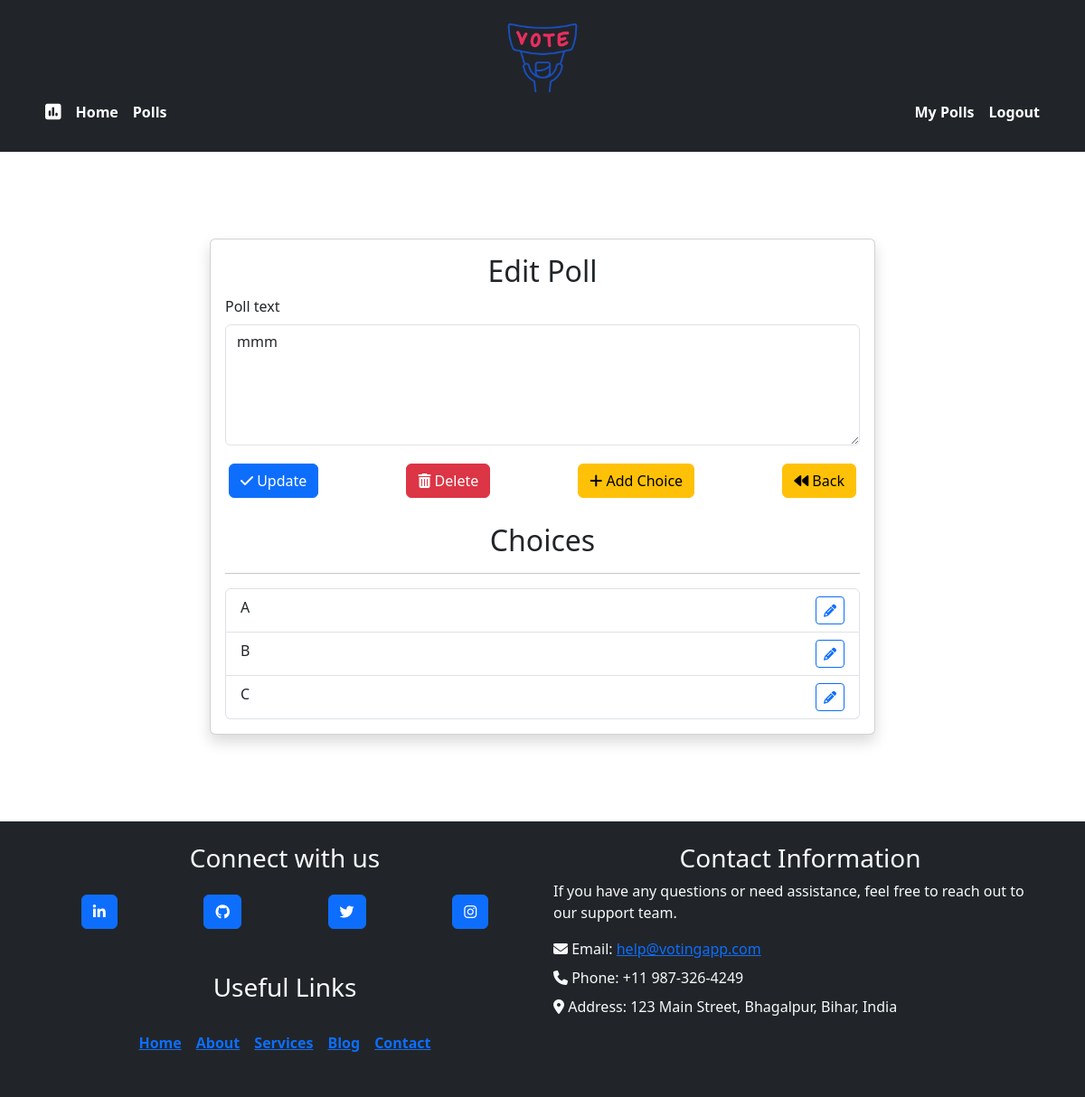
Page /polls/edit/59/ (signed in) on the committed database.
### polls/models.py (models this page shows, shortened)
class Poll(models.Model):
    owner = models.ForeignKey(User, on_delete=models.CASCADE)
    poll_text = models.TextField()
    poll_date = models.DateTimeField(default=timezone.now)
    poll_status = models.BooleanField(default=True)

class Choice(models.Model):
    poll = models.ForeignKey(Poll, on_delete=models.CASCADE)
    choice_text = models.CharField(max_length=255)

### polls/views.py (the view)
# urls.py: path('edit/<int:poll_id>/', views.polls_edit, name='edit'),
@login_required
def polls_edit(request, poll_id):
    try:
        poll = get_object_or_404(Poll, pk=poll_id)
    except Poll.DoesNotExist:
        messages.error(request, "Sorry, poll doesn't exist.", extra_tags="alert alert-danger alert-dismissible fade show")
        return redirect('polls:list_by_user')
    if request.user != poll.owner:
        messages.error(request, "Sorry, you can't edit other people's polls.", extra_tags="alert alert-danger alert-dismissible fade show")
        return redirect('polls:home')
    if not poll.poll_status:
        messages.error(request, "Sorry, you can't edit ended polls", extra_tags="alert alert-danger alert-dismissible fade show")
        return redirect('polls:list_by_user')
    if request.method == 'POST':
        form = EditPollForm(request.POST, instance=poll)
        if form.is_valid():
            form.save()
            messages.success(request, "Poll updated successfully.", extra_tags='alert alert-success alert-dismissible fade show')
            return redirect("polls:list_by_user")
    else:
        form = EditPollForm(instance=poll)
    return render(request, "polls/edit.html", {'form': form, 'poll': poll})

### polls/forms.py
class EditPollForm(forms.ModelForm):
    class Meta:
        model = Poll
        fields = ['poll_text',]
        widgets = {
            'poll_text': forms.Textarea(attrs={'class': 'form-control', 'rows': 5, 'columns': 20, }),
        }

### templates/polls/edit.html (shortened to what this page needs)
{% extends 'base.html' %}
{% block content %}
<div class="container my-5 py-5 pb-5" style="min-height: 25rem;">
    <div class="row justify-content-center">
        <div class="col-md-8">
            <div class="card shadow">
                <div class="card-body">
                    <h2 class="card-title text-center">Edit Poll</h2>
                    <form action="" method="POST">
                        {% for field in form %}
                        <div class="mb-3">
                            <label for="{{ field.id_for_label }}" class="form-label">{{ field.label }}</label>
                            {{ field }}
                        </div>
                        {% endfor %}
                        <div class="d-flex justify-content-between flex-wrap">
                            <button type="submit" class="btn btn-primary m-1"><i class="fas fa-check text-light"></i>
                                Update</button>
                            <a class="btn btn-danger m-1" href="{% url 'polls:delete_poll' poll.id %}" role="button"
                                onclick="return confirm('Are you sure?')"><i class="fas fa-trash-alt"></i> Delete</a>
                            <a class="btn btn-warning m-1" href="{% url 'polls:add_choice' poll.id %}" role="button"><i
                                    class="fas fa-plus"></i> Add Choice</a>
                            <a href="{% url 'polls:home' %}" class="btn btn-warning m-1" role="button"><i
                                    class="fas fa-backward"></i> Back</a>
                        </div>
                    </form>
                    <div class="choices mt-4">
                        <h2 class="text-center">Choices</h2>
                        <hr>
                        <ul class="list-group">
                            {% for choice in poll.choice_set.all %}
                            <li class="list-group-item">
                                <a href="{% url 'polls:choice_edit' choice.id %}"
                                    class="btn btn-outline-primary btn-sm float-end"><i
                                        class="fas fa-pencil-alt"></i></a>
                                {{ choice.choice_text }}
                            </li>
                            {% endfor %}
                        </ul>
                    </div>
                </div>
            </div>
        </div>
    </div>
</div>
{% endblock %}

### rows in the picture
Poll: form "mmm"
Choice: choice_text "A"
Choice: choice_text "B"
Choice: choice_text "C"

### other values in the picture
{{ field.label }} "Poll text"
